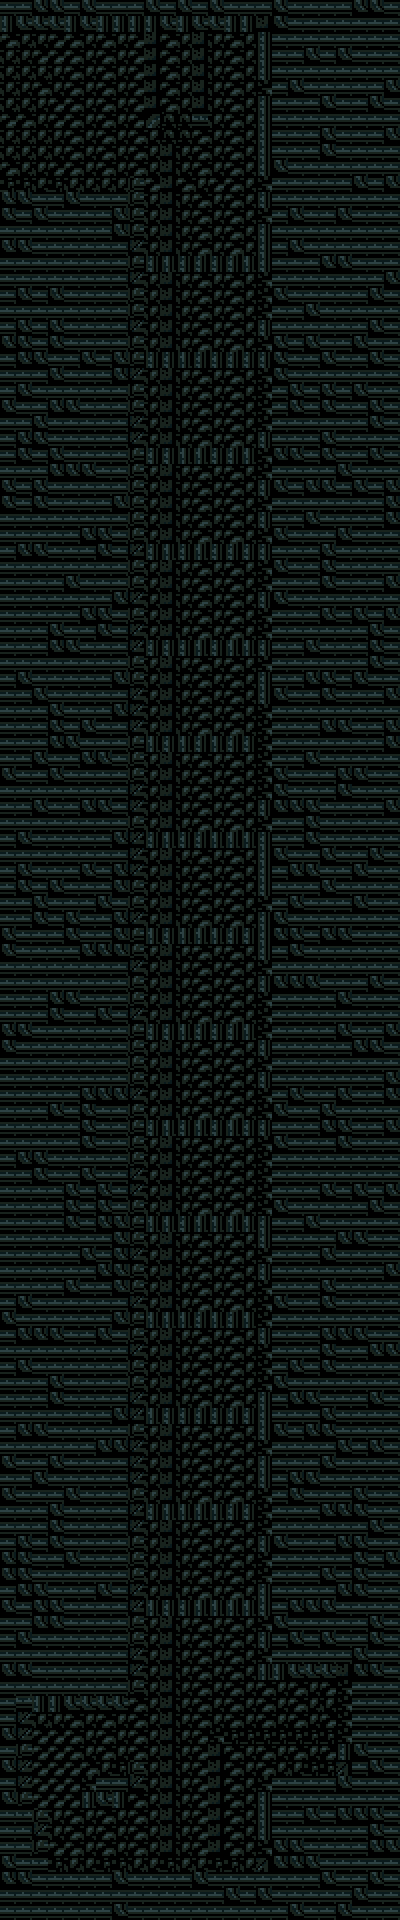

Below is a game level as drawn by its tile map, then a one-line description and the .tmx that defines it (tile-layer data replaced by summaries):
An orthogonal 25x120 tile map with 16x16 px tiles, 2 tile layers (Background, Tile Layer 1), 3 tilesets and 3 objects (to_enterance, platform, path).

<map version="1.0" orientation="orthogonal" renderorder="right-down" width="25" height="120" tilewidth="16" tileheight="16" nextobjectid="7">
 <tileset firstgid="1" name="Background" tilewidth="16" tileheight="16" tilecount="36" columns="6">
  <image source="../Background.png" width="96" height="96" />
 </tileset>
 <tileset firstgid="37" source="Background.tsx" />
 <tileset firstgid="73" source="Objects.tsx" />
 <layer name="Background" width="25" height="120">
  <data>[3000 cells, 2024 non-empty, 10 distinct tile ids]</data>
 </layer>
 <layer name="Tile Layer 1" width="25" height="120">
  <properties>
   <property name="collidable" type="bool" value="true" />
  </properties>
  <data>[3000 cells, 2048 non-empty, 18 distinct tile ids]</data>
 </layer>
 <objectgroup name="Object Layer 1">
  <object id="3" name="to_enterance" x="-36" y="16" width="36" height="176">
   <properties>
    <property name="json" type="file" value="../Objects/loadzone/loadzone.json" />
    <property name="level" type="file" value="enterance.lua" />
    <property name="name" value="enterance" />
    <property name="target" value="tunnel" />
   </properties>
  </object>
  <object id="5" name="platform" x="144" y="176" width="112" height="48">
   <properties>
    <property name="json" type="file" value="../Objects/pathfollow.json" />
    <property name="path" value="@object:path" />
    <property name="speed" type="float" value="600" />
    <property name="wait" type="float" value="4" />
   </properties>
  </object>
  <object id="6" name="path" x="160" y="176">
   <polyline points="0,0 0,1584" />
  </object>
 </objectgroup>
</map>